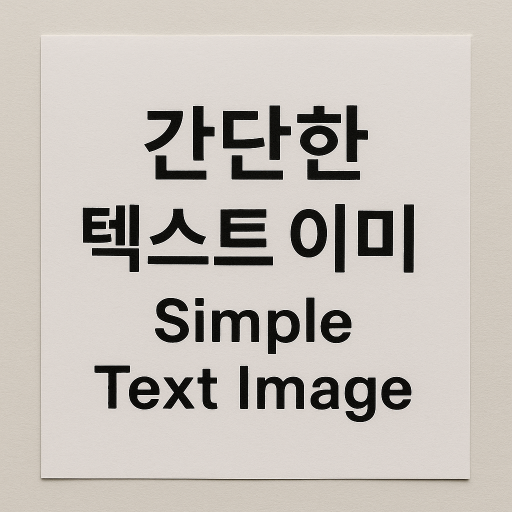
#> input picture sample/img/text_img.png, 1024 x 1024 px, given in place of the camera (shown at 1/2 size)
$ python ocr_video.py
#> lines starting #> are read from the running program, lines starting #| are printed output that depends on the picture; after the words box and inside, x2 and y2 are one past the last pixel; in counts of white or black regions, pixels touching at a corner belong together
import cv2
import pytesseract

cap = cv2.VideoCapture(0)

while True:
    ret, frame = cap.read()
#> frame is the input picture: shape (1024, 1024, 3); mean B, G, R 185.2, 191.6, 197.6
    if not ret:
        print("프레임을 읽을 수 없습니다. 종료합니다.")
        break

    # ===== ROI: 일단 중앙 사각형만 사용 (나중에 YOLO bbox로 교체) =====
    h, w, _ = frame.shape
#> h = 1024; w = 1024
    roi_size = min(h, w) // 2
#> roi_size = 512
    cx, cy = w // 2, h // 2
#> cx = 512; cy = 512
    x1 = cx - roi_size // 2
#> x1 = 256
    y1 = cy - roi_size // 2
#> y1 = 256
    x2 = cx + roi_size // 2
#> x2 = 768
    y2 = cy + roi_size // 2
#> y2 = 768

    roi = frame[y1:y2, x1:x2]
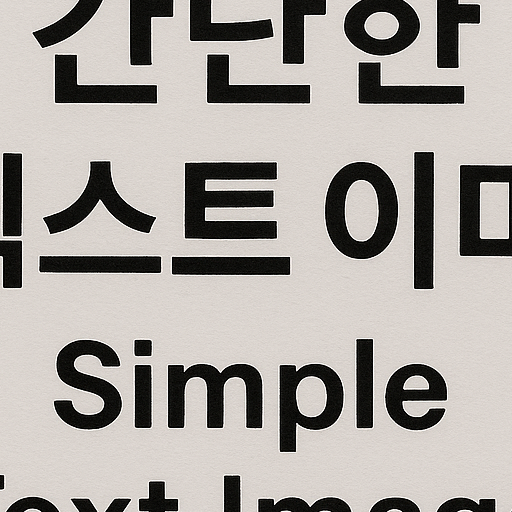
#> roi: shape (512, 512, 3); mean B, G, R 160.6, 165.2, 170
    cv2.rectangle(frame, (x1, y1), (x2, y2), (0, 255, 0), 2)
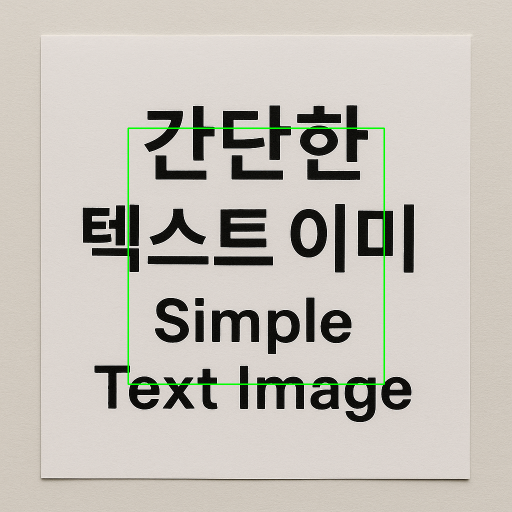
#> frame: shape (1024, 1024, 3) (shown at 1/2 size); 0.59% of pixels changed, all inside (x1, y1, x2, y2) = (255, 255, 770, 770)

    # ===== 1) 그레이 변환 =====
    gray = cv2.cvtColor(roi, cv2.COLOR_BGR2GRAY)
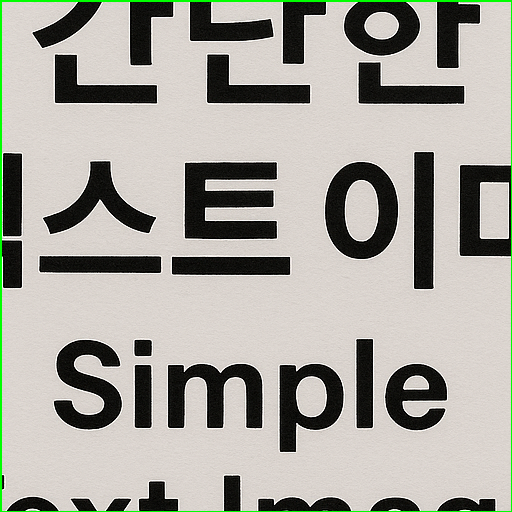
#> roi: shape (512, 512, 3); 1.17% of pixels changed, all inside (x1, y1, x2, y2) = (0, 0, 512, 512)

    # 노이즈 조금 제거 (필기 흔들림 줄이기)
    gray = cv2.GaussianBlur(gray, (3, 3), 0)
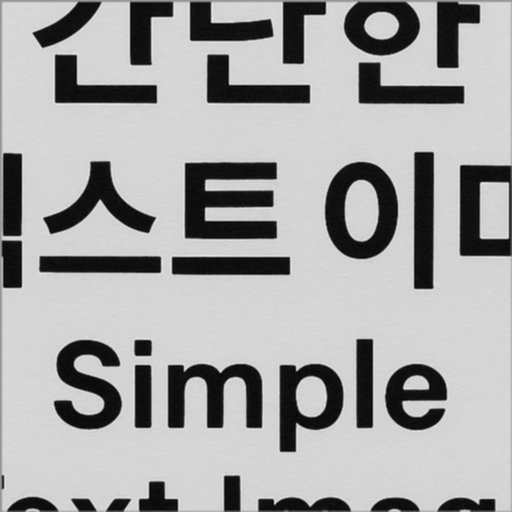
#> gray: shape (512, 512); min 6, max 236, mean 166

    # ===== 2) 이진화 + 필요하면 색 반전 =====
    _, th = cv2.threshold(gray, 0, 255,
                          cv2.THRESH_BINARY + cv2.THRESH_OTSU)
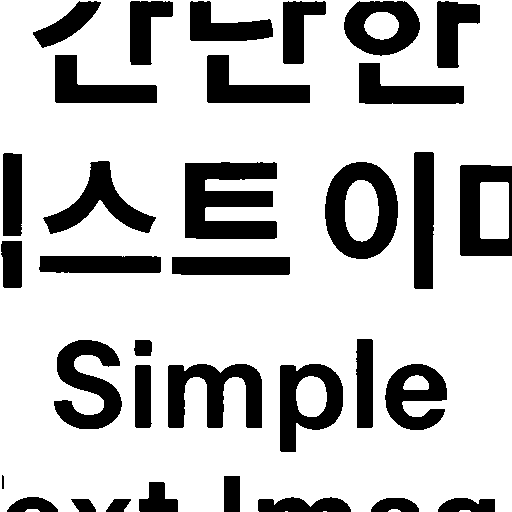
#> th: shape (512, 512); 76.2% white; 34 black regions, largest, box (x1, y1, x2, y2) and area: (185, 162, 277, 239) 5084, (325, 162, 398, 259) 3991, (168, 364, 262, 428) 3572

    # 글씨가 검은색, 배경이 흰색이면 그대로 쓰고
    # 반대로 나오면 아래 한 줄 켜서 반전해보기
    # th = cv2.bitwise_not(th)

    # ===== 3) OCR에 잘 보이도록 확대 =====
    th_big = cv2.resize(th, None, fx=2.0, fy=2.0,
                        interpolation=cv2.INTER_LINEAR)

    # ===== 4) Tesseract 설정 (숫자 위주라면) =====
    # 한 줄 텍스트 가정 + 숫자만 허용
    custom_config = "--psm 7 -c tessedit_char_whitelist=0123456789"

#> (the run stopped early here; a loop or call above may not have finished)
